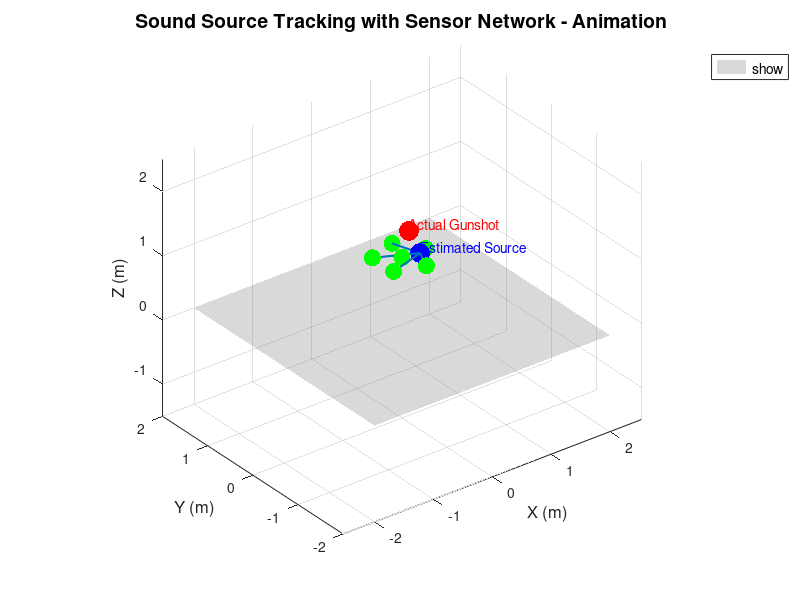

Write the MATLAB code that produced this figure.
% Parameters
fs = 44100; % Sampling frequency in Hz
duration = 1; % Duration of the signals in seconds
c = 343; % Speed of sound in m/s
t = 0:1/fs:duration-1/fs; % Time vector

% Microphone positions (5 reference mics and 1 for localization)
center = [0, 0, 1]; % Center position at (0,0,1)
radius = 0.4; % 40 cm from the center
angles = linspace(0, 2*pi, 6); % Equal angles for 5 mics

micPos = [radius*cos(angles(1:5))', radius*sin(angles(1:5))', ones(5,1)]; % Reference mics
micPos = [micPos; center]; % Add localization mic at the center

% Generate synthetic gunshot signal
gunshotSignal = zeros(1, length(t));
gunshotSignal(round(0.1 * fs)) = 1; % Impulse at 0.1 seconds

% Gunshot source initial position
sourcePosStart = [1.5, 1.5, 1]; % Initial source position
sourcePosEnd = [0.5, 0.5, 1]; % Final source position

% Animation parameters
numFrames = 100; % Number of frames in the animation
movementStep = (sourcePosEnd - sourcePosStart) / numFrames; % Movement per frame

figure('Name', 'Sound Source Tracking Animation', 'NumberTitle', 'off', 'Position', [100, 100, 1600, 1200]); % Large figure size

% Animation loop
for tFrame = 1:numFrames
    clf; % Clear the current figure
    
    % Calculate current source position
    sourcePos = sourcePosStart + (tFrame - 1) * movementStep;
    
    % Calculate distances from the current source position to each microphone
    distances = sqrt(sum((micPos - sourcePos).^2, 2));
    timeDelays = distances / c;
    
    % Generate signals for each microphone with appropriate delays
    micSignals = zeros(6, length(t));
    for i = 1:6
        delaySamples = round(timeDelays(i) * fs);
        micSignals(i, delaySamples+1:end) = gunshotSignal(1:end-delaySamples);
    end
    
    % Cross-correlation and time differences (TDOA)
    timeDiffs = zeros(5, 1);
    for i = 1:5
        [corr, lags] = xcorr(micSignals(6,:), micSignals(i,:));
        [~, idx] = max(corr);
        timeDiffs(i) = lags(idx) / fs; % Time difference in seconds
    end
    
    % Estimate DoA (simplified for coplanar microphones)
    doaEstimates = asin(c * timeDiffs / radius); % Direction of arrival in radians
    
    % Estimate source position (simple average method)
    xEstimate = mean(radius * cos(doaEstimates));
    yEstimate = mean(radius * sin(doaEstimates));
    zEstimate = 1; % Assuming the source is at the same height as the microphones
    
    estimatedPos = [xEstimate, yEstimate, zEstimate];
    
    % Plot Environment and Estimated Position
    hold on;
    
    % Plot terrain (simple example: flat ground with elevation)
    [x, y] = meshgrid(-2:0.1:2, -2:0.1:2);
    z = zeros(size(x)); % Flat ground
    surf(x, y, z, 'FaceColor', [0.5 0.5 0.5], 'EdgeColor', 'none', 'FaceAlpha', 0.3);

    % Plot microphones
    scatter3(micPos(:,1), micPos(:,2), micPos(:,3), 150, 'g', 'filled', 'DisplayName', 'Microphones');
    
    % Plot actual and estimated source positions
    scatter3(sourcePos(1), sourcePos(2), sourcePos(3), 200, 'r', 'filled', 'DisplayName', 'Actual Gunshot');
    scatter3(estimatedPos(1), estimatedPos(2), estimatedPos(3), 200, 'b', 'filled', 'DisplayName', 'Estimated Source');
    
    % Plot connections from microphones to estimated source
    for i = 1:5
        plot3([micPos(i,1), estimatedPos(1)], [micPos(i,2), estimatedPos(2)], [micPos(i,3), estimatedPos(3)], ...
            'Color', [0 0.4470 0.7410], 'LineWidth', 1.5, 'DisplayName', ['Mic' num2str(i)]);
    end
    
    % Annotations
    text(sourcePos(1), sourcePos(2), sourcePos(3) + 0.1, 'Actual Gunshot', 'FontSize', 10, 'Color', 'r');
    text(estimatedPos(1), estimatedPos(2), estimatedPos(3) + 0.1, 'Estimated Source', 'FontSize', 10, 'Color', 'b');
    
    % Customize Appearance
    title('Sound Source Tracking with Sensor Network - Animation', 'FontSize', 14);
    xlabel('X (m)', 'FontSize', 12);
    ylabel('Y (m)', 'FontSize', 12);
    zlabel('Z (m)', 'FontSize', 12);
    legend('show', 'FontSize', 10, 'Location', 'northeastoutside');
    axis equal;
    grid on;
    view(3); % Set view angle
    
    % Update the plot
    drawnow;
end

